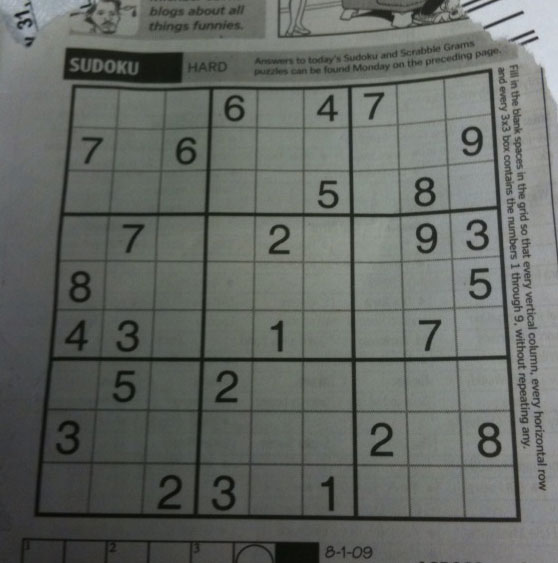
#> input picture Intermidiate/images/sudokubig.jpg, 558 x 563 px
$ python Morphological_Transformations.py
#> lines starting #> are read from the running program, lines starting #| are printed output that depends on the picture; after the words box and inside, x2 and y2 are one past the last pixel; in counts of white or black regions, pixels touching at a corner belong together
import cv2 as c
import numpy as np
from matplotlib import pyplot as plt


img = c.imread('images/sudokubig.jpg', 0)
#> img: shape (563, 558); min 7, max 218, mean 102.4

_, mask = c.threshold(img, 100, 255, c.THRESH_BINARY_INV)
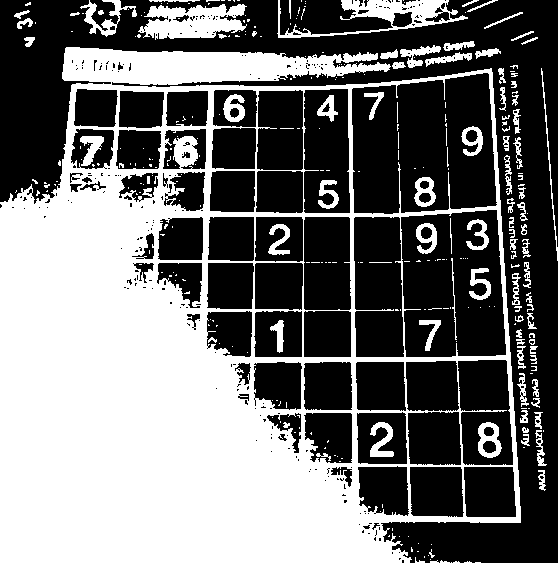
#> mask: shape (563, 558); 44.4% white; 312 white regions (221 under 20 px), largest, box (x1, y1, x2, y2) and area: (0, 47, 521, 563) 123178, (138, 4, 247, 40) 2568, (277, 0, 468, 38) 2284

kernal = np.ones((20, 20), np.uint8)
dilation = c.dilate(mask, kernal, iterations=2)
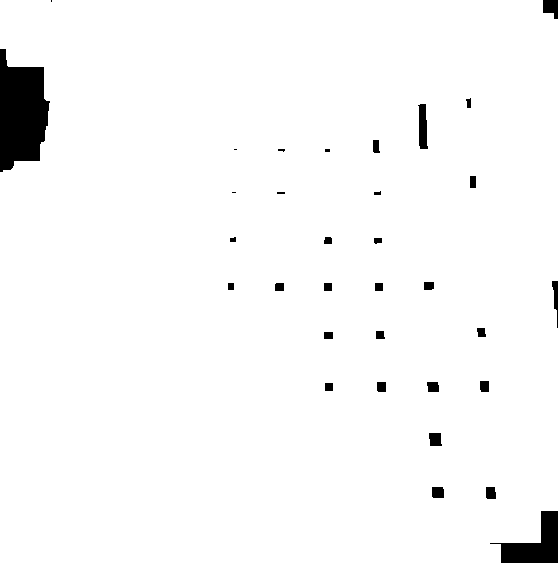
#> dilation: shape (563, 558); 97.3% white; 33 black regions (6 under 20 px), largest, box (x1, y1, x2, y2) and area: (0, 49, 50, 172) 4437, (490, 511, 558, 563) 1695, (418, 104, 428, 149) 344
erosion = c.erode(mask, kernal, iterations=2)
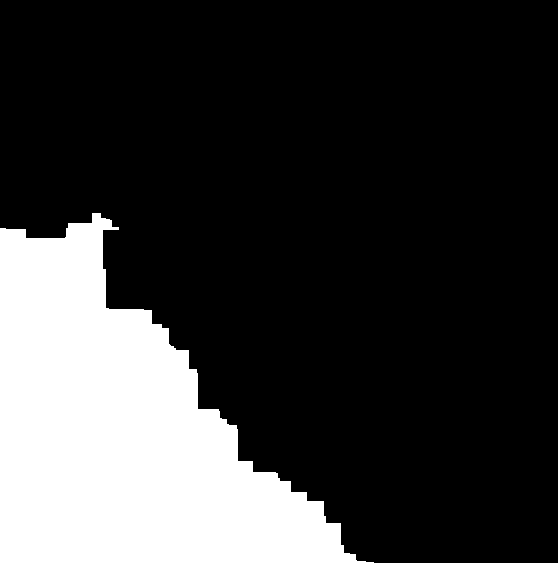
#> erosion: shape (563, 558); 22.6% white; 1 white region, box (x1, y1, x2, y2) and area: (0, 213, 374, 563) 70975

titles = ['images', 'mask', 'dilation', 'erosion']
images = [img, mask, dilation, erosion]

for i in range(len(images)):
    plt.subplot(2, 2, i+1), plt.imshow(images[i], 'gray')
    plt.title(titles[i])
    plt.xticks([]), plt.yticks([])
#> this loop made 4 passes

plt.show()
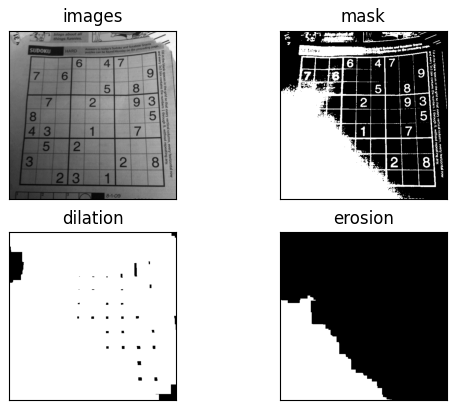
#> figure drawn by matplotlib, 4 panels

$ run again, with Intermidiate/images/noise.jpg copied over Intermidiate/images/sudokubig.jpg
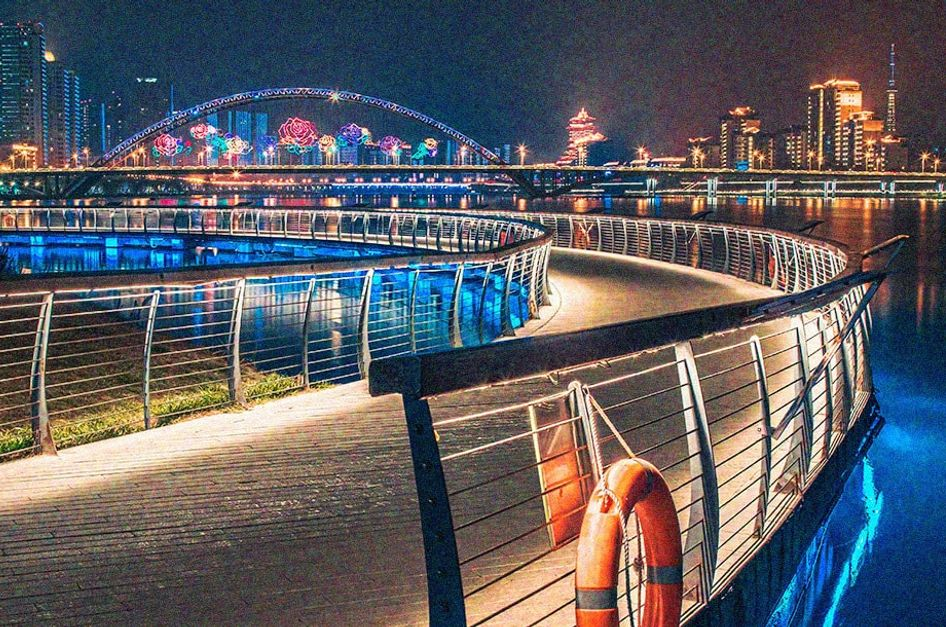
#> input picture Intermidiate/images/noise.jpg, 946 x 627 px
#> `_, mask = c.threshold(img, 100, 255, c.THRESH_BINARY_INV)`:
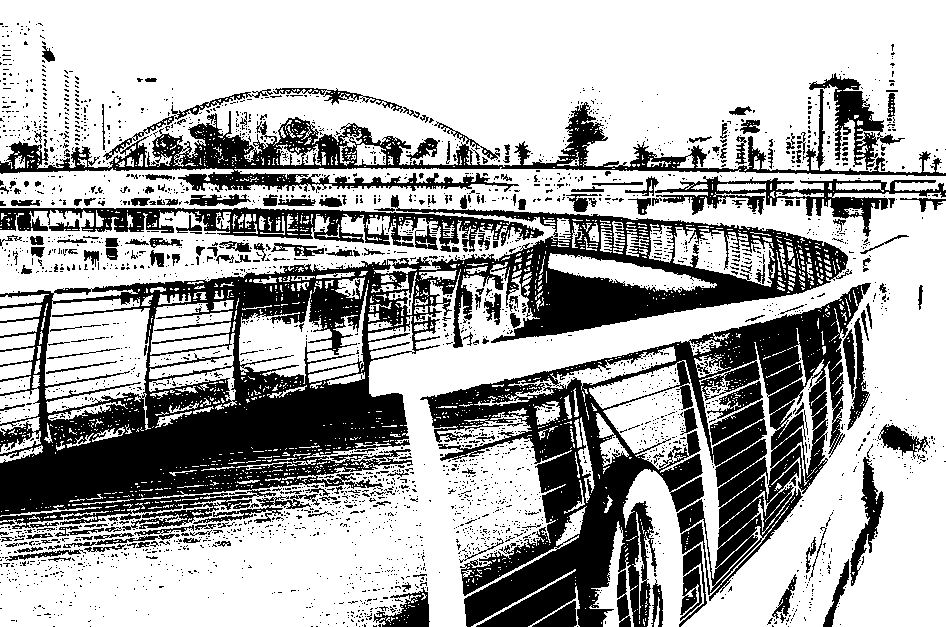
#> mask: shape (627, 946); 67.2% white; 2990 black regions (2778 under 20 px), largest, box (x1, y1, x2, y2) and area: (0, 195, 852, 531) 75563, (420, 283, 871, 627) 53614, (0, 89, 946, 192) 17356
#> dilation: shape (627, 946); 99.8% white; 8 black regions (3 under 20 px), largest, box (x1, y1, x2, y2) and area: (32, 456, 142, 483) 661, (267, 415, 305, 430) 318, (570, 298, 605, 311) 245, (0, 483, 12, 492) 93, (207, 433, 233, 436) 31
#> `erosion = c.erode(mask, kernal, iterations=2)`:
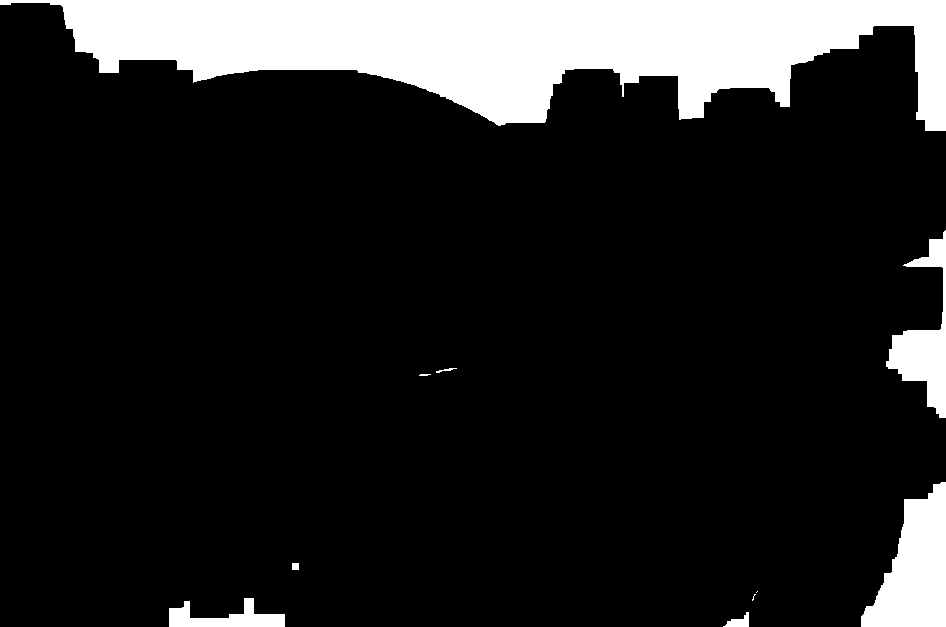
#> erosion: shape (627, 946); 14% white; 10 white regions (2 under 20 px), largest, box (x1, y1, x2, y2) and area: (0, 0, 946, 131) 69261, (861, 482, 946, 627) 7617, (886, 230, 946, 418) 4167
#> the loop `for i in range(len(images)):` made 4 passes
